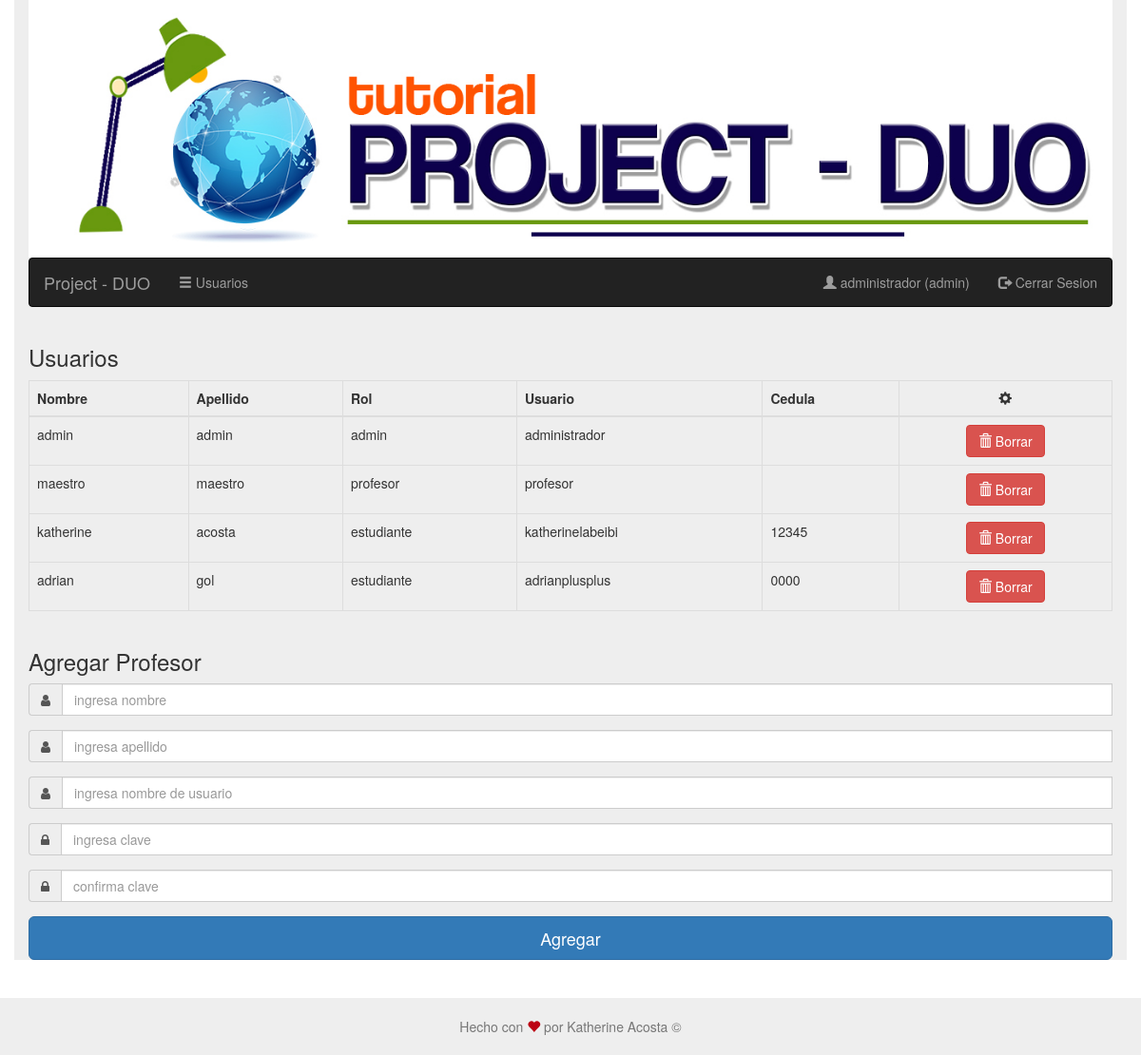
/usuarios.php (signed in), run on the app's committed database.
### tables this page shows
CREATE TABLE `usuarios` (
  `id` int(11) NOT NULL,
  `nombre` varchar(45) DEFAULT NULL,
  `apellido` varchar(45) DEFAULT NULL,
  `tipo_de_usuario` varchar(45) DEFAULT 'estudiante' COMMENT 'puede ser\nadministrador\nestudiante\nusuario\n',
  `usuario` varchar(45) DEFAULT NULL,
  `clave` varchar(45) DEFAULT NULL,
  `cedula` varchar(45) DEFAULT NULL,
  `creado` timestamp NULL DEFAULT CURRENT_TIMESTAMP,
  `ultimo_logeo` timestamp NULL DEFAULT NULL
);

### usuarios.php (the view, shortened to what this page needs)
<?php
$css = ['estilos/estilopie.css'];
require('encabezado.php');
require('barra_de_navegacion.php');
?>
<?php
if (es('admin'))
{
    require('conneccion.php');
    $query = "SELECT * FROM usuarios";
    $resultado = $mysqli->query($query);
    if ($resultado->num_rows > 0)
    {
        $usuarios = $resultado->fetch_all(MYSQLI_ASSOC);
    }
    else
    {
        $mensaje = "no se puieron obener los usuarios, intente mas tarde";
    }
}
else
{
    echo '<h1 class="text-danger text-center text-uppercase">no authorizado para ver esta pagina</h1>';
    exit;
}
?>
<div class="row">
    <div class="col-sm-12">
        <h3>Usuarios</h3>
        <table class="table table-bordered">
            <thead>
            <tr>
                <th>Nombre</th>
                <th>Apellido</th>
                <th>Rol</th>
                <th>Usuario</th>
                <th>Cedula</th>
                <th class="text-center"><i class="glyphicon glyphicon-cog"></i></th>
            </tr>
            </thead>
            <tbody>
            <?php foreach ($usuarios as $usuario) { ?>
                <tr>
                    <td><?= $usuario['nombre'] ?></td>
                    <td><?= $usuario['apellido'] ?></td>
                    <td><?= $usuario['tipo_de_usuario'] ?></td>
                    <td><?= $usuario['usuario'] ?></td>
                    <td><?= $usuario['cedula'] ?></td>
                    <td class="text-center">
                            <form action="usuarios.php" method="POST">
                                <button class="btn btn-danger"><i class="glyphicon glyphicon-trash"></i> Borrar</button>
                            </form>
                    </td>
                </tr>
            <?php } ?>
            </tbody>
        </table>
    </div>
    <div class="col-sm-12">
        <p class="h3">Agregar Profesor</p>
        <form class="" action="usuarios.php" method="POST" >
            <div class="form-group <?= isset($errores['nombre']) ? 'has-error' : '' ?>">
                <div class="input-group">
                    <span class="input-group-addon"><i class="fa fa-user fa"></i></span>
                    <input name="nombre" id="nombre" class="form-control" placeholder="ingresa nombre"
                           value="<?= issetor($_POST['nombre']) ?>"/>
                </div>
            </div>
            <div class="form-group  <?= isset($errores['apellido']) ? 'has-error' : '' ?>">
                <div class="input-group">
                    <span class="input-group-addon"><i class="fa fa-user fa"></i></span>
                    <input name="apellido" id="apellido" class="form-control" placeholder="ingresa apellido"
                           value="<?= issetor($_POST['apellido']) ?>"/>
                </div>
            </div>
            <div class="form-group <?= isset($errores['usuario']) ? 'has-error' : '' ?>">
                <div class="input-group">
                    <span class="input-group-addon"><i class="fa fa-user fa"></i></span>
                    <input name="usuario" id="usuario" class="form-control" placeholder="ingresa nombre de usuario"
                           value="<?= issetor($_POST['usuario']) ?>"/>
                </div>
            </div>
            <div class="form-group <?= isset($errores['clave']) ? 'has-error' : '' ?>">
                <div class="input-group">
                    <span class="input-group-addon"><i class="fa fa-lock fa"></i></span>
                    <input type="password" name="clave" id="clave" class="form-control" placeholder="ingresa clave"
                           value="<?= issetor($_POST['clave']) ?>"/>
                </div>
            </div>
            <div class="form-group  <?= isset($errores['reclave']) ? 'has-error' : '' ?>">
                <div class="input-group">
                    <span class="input-group-addon"><i class="fa fa-lock fa"></i></span>
                    <input type="password" name="reclave" id="reclave" class="form-control"
                           placeholder="confirma clave" value="<?= issetor($_POST['reclave']) ?>"/>
                </div>
            </div>
            <button class="btn btn-lg btn-primary btn-block">Agregar</button>
        </form>
    </div>
</div>
<?php require('pie.php'); ?>

### encabezado.php (shortened to what this page needs)
<!DOCTYPE html>
<html lang="es">
<head>
    <link rel="stylesheet" href="https://maxcdn.bootstrapcdn.com/bootstrap/3.3.7/css/bootstrap.min.css"/>
    <link rel="stylesheet" href="https://maxcdn.bootstrapcdn.com/font-awesome/4.6.1/css/font-awesome.min.css">
    <link rel="stylesheet" href="estilos/estilogeneral.css"/>
    <?php foreach ($css as $estilo) { ?>
        <link rel="stylesheet" href="<?= $estilo ?>"/>
    <?php } ?>
</head>
<body>
<?php
function issetor(&$variable, $defecto = false){
    return isset($variable)?$variable:$defecto;
}
function es($tipoDeUsuario){
    return isset($_SESSION['tipo_de_usuario'] ) && $_SESSION['tipo_de_usuario'] === $tipoDeUsuario;
}
?>
<section class="container clearfix">
    <header class="masthead <?= isset($ocultarBanner)?'hidden':'' ?>">
       <a href="index.php"> <img class="banner" src="img/logo1.jpg" alt="banner"/></a>
    </header>

### barra_de_navegacion.php (shortened to what this page needs)
<div id="nav">
    <div class="navbar navbar-inverse">
        <div class="">
            <div class="navbar-header">
                <a href="#" class="navbar-brand">Project - DUO</a>
            </div>
            <div class="navbar-collapse collapse">
                <ul class="nav navbar-nav">
                    <?php if (es('admin')) { ?>
                        <li><a href="usuarios.php"><i class="glyphicon glyphicon-menu-hamburger"></i> Usuarios</a></li>
                    <?php }
                    else
                    { ?>
                        <li><a href="index.php"><i class="glyphicon glyphicon-home"></i> Inicio</a></li>
                        <li><a href="cursos.php"><i class="glyphicon glyphicon-list"></i> Cursos</a></li>
                        <li><a href="ayuda.php"><i class="glyphicon glyphicon-question-sign"></i> Ayuda</a></li>
                    <?php } ?>
                </ul>
                <ul class="nav navbar-nav navbar-right">
                    <?php if (isset($_SESSION['user_id'])) { ?>
                        <li><a href="#"><i class="glyphicon glyphicon-user"></i> <?= $_SESSION['usuario'] ?>
                                (<?= $_SESSION['tipo_de_usuario'] ?>)</a></li>
                        <li><a href="logout.php"><i class="glyphicon glyphicon-log-out"></i> Cerrar Sesion</a></li>
                    <?php }
                    else
                    { ?>>
                        <li><a href="registro.php"><i class="glyphicon glyphicon-log-in"></i> Registro</a></li>
                        <li><a href="login.php"><i class="glyphicon glyphicon-log-in"></i> Iniciar Sesion</a></li>
                    <?php } ?>
                </ul>
            </div>
        </div>
    </div>
</div>

### pie.php (shortened to what this page needs)
        </section>
        <footer class="footer container" >
            <div class="text-center ">
                <p class="text-muted">Hecho con <i class="glyphicon glyphicon-heart red"></i> por Katherine Acosta &copy; </p>
            </div>
        </footer>
	</body>
</html>

### estilos/estilogeneral.css (style rules this page uses)
.container { background-color: #eee; }
header { margin-bottom: 0; min-height: 50%; background-repeat: no-repeat; background-position: center; -webkit-background-size: cover; background-size: cover; }
header .banner { height: 70%; width: 100%; }

### estilos/estilopie.css (style rules this page uses)
html { position: relative; min-height: 100%; }
body { margin-bottom: 100px; }
.footer { position: absolute; bottom: 0; height: 60px; width: 100%; }
.container .text-muted { margin: 20px 0; }

### pie.php (style rules this page uses)
i.red { color:#BC0213; }

### data on the page
usuarios: nombre "admin", apellido "admin", tipo_de_usuario "admin", usuario "administrador"
usuarios: nombre "maestro", apellido "maestro", tipo_de_usuario "profesor", usuario "profesor"
usuarios: nombre "katherine", apellido "acosta", tipo_de_usuario "estudiante", usuario "katherinelabeibi", cedula "12345"
usuarios: nombre "adrian", apellido "gol", tipo_de_usuario "estudiante", usuario "adrianplusplus", cedula "0000"

### other printed values
$_SESSION['usuario'] "administrador"
$_SESSION['tipo_de_usuario'] "admin"
